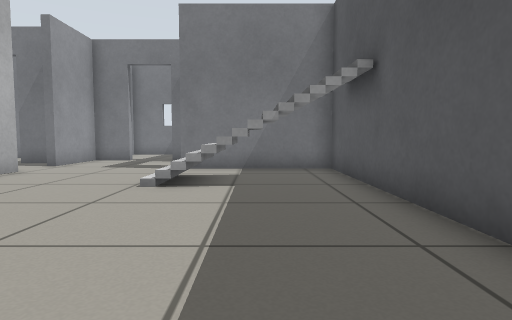
view 1 (above)

16 first-person views from a walk through a robot-simulator world made for Gazebo. The camera is 0.5 m above the floor, tilts 4° down and sees 75° across. Floor lines are 1 m apart. The floor is counted in squares, 0.5 m on a side. Each view is taken from the middle of a square. On the plan, view 1 faces up. The plan holds only what a view shows up to about 12 squares ahead; the rest is blank. Robots are left out. Some stock models are drawn as simple stand-ins.

view 2
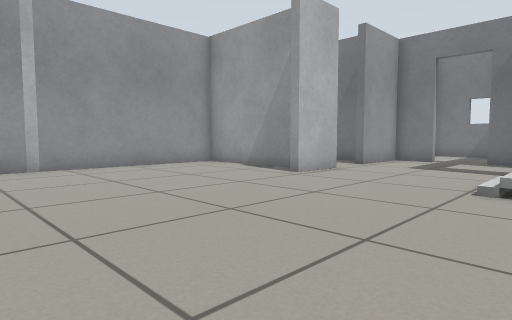

view 3
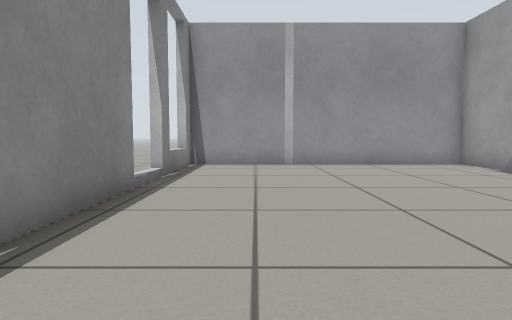

view 4
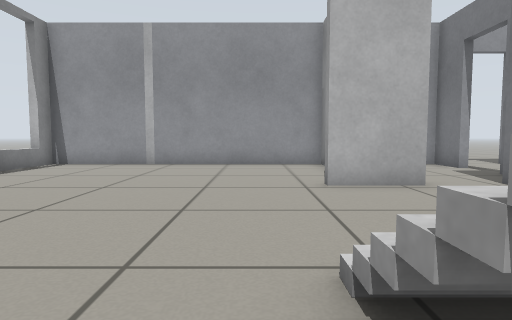

view 5
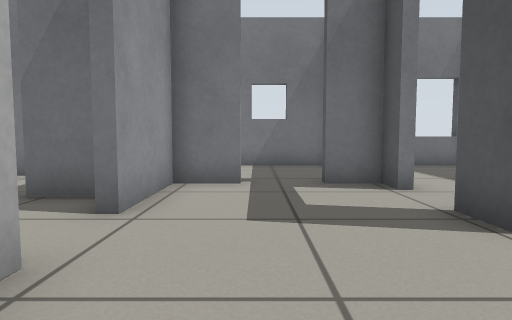

view 6
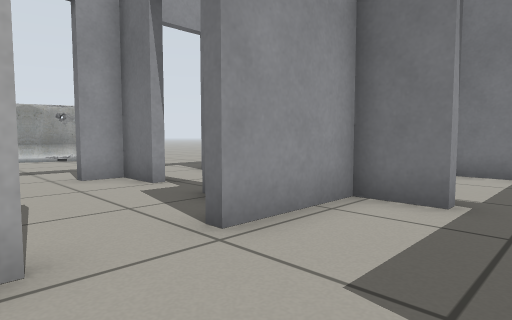

view 7
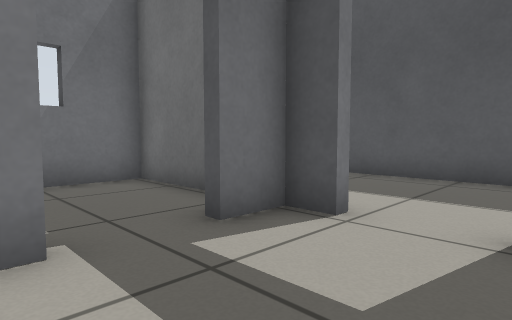

view 8
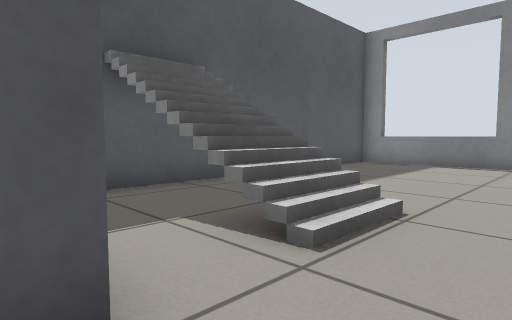

view 9
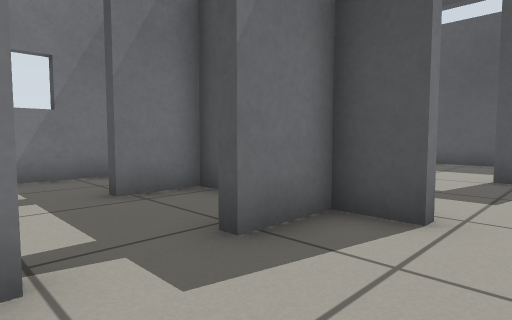

view 10
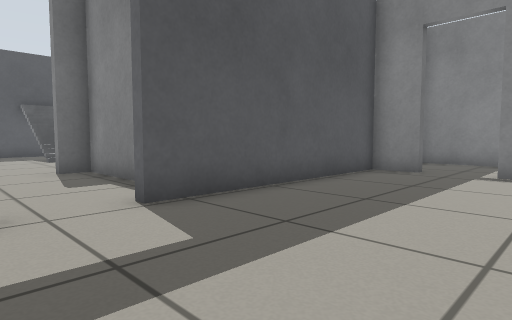

view 11
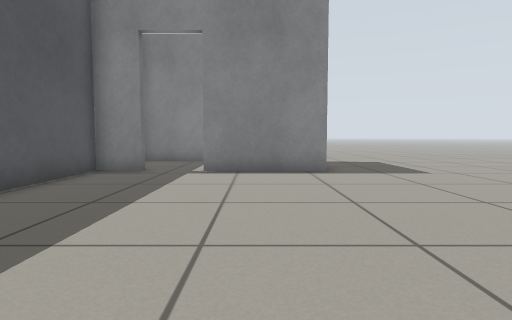

view 12
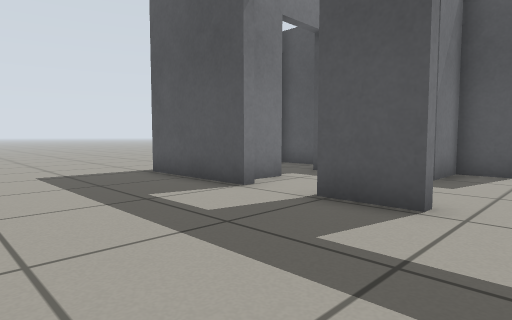

view 13
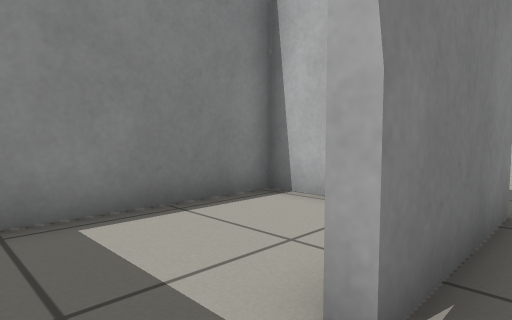

view 14
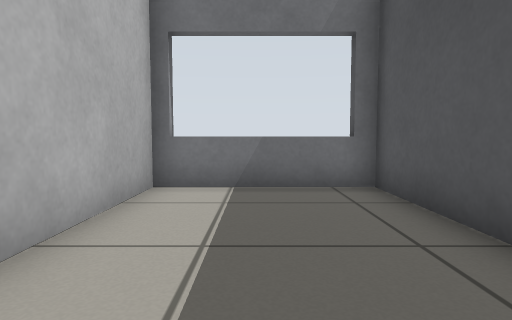

view 15
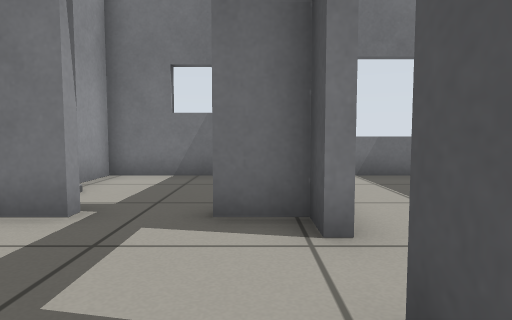

view 16
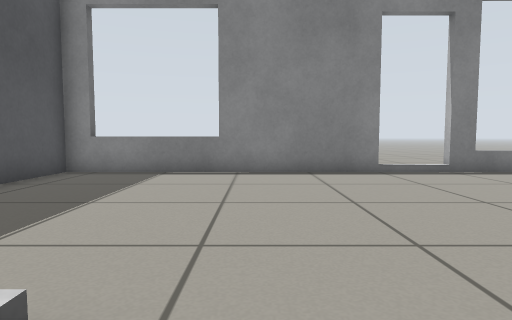

### Floor plan
Ten units are one square. View 1 is at (0, 0); x grows to the right and y downward. Boxes are objects, and circles mark ways between rooms. Rooms are numbered by the first view taken in them; rooms with no view inside come last. Other rooms are left out.
<svg viewBox="-196 -194 225 217">
<path fill="none" stroke="#000" d="M-78 -84 -120 -84 -120 14 -84 14M-68 -95 -68 -74M-99 -87 -71 -87M-71 -112 -71 -125 -88 -125M-65 14 24 14 24 -104 -23 -104 -23 -115M-23 -131 -23 -141 -36 -141M-52 -141 -68 -141 -68 -112M-106 -125 -120 -125 -120 -115M-124 -114 -124 -132M-124 -150 -124 -189M-138 -23 -124 -23 -124 -97M-191 -23 -154 -23M-114 12 -114 18M-84 14 -84 18M16 18 16 12M24 -120 24 -185 -20 -185 -20 -145M-23 -160 -23 -185 -68 -185 -68 -170M-188 0 -188 14 -130 14M-105 -155 -116 -155M-71 -149 -71 -155 -89 -155M-76 -185 -96 -185"/>
<circle cx="-120" cy="-105" r="3" fill="#2a7"/>
<circle cx="-75" cy="10" r="3" fill="#2a7"/>
<circle cx="-20" cy="-125" r="3" fill="#2a7"/>
<circle cx="-45" cy="-140" r="3" fill="#2a7"/>
<circle cx="-95" cy="-130" r="3" fill="#2a7"/>
<circle cx="-145" cy="-20" r="3" fill="#2a7"/>
<circle cx="-120" cy="-145" r="3" fill="#2a7"/>
<circle cx="-95" cy="-160" r="3" fill="#2a7"/>
<text x="-50" y="-60">1</text>
<text x="-160" y="-90">2</text>
<text x="0" y="-150">3</text>
<text x="-50" y="-170">4</text>
<text x="-160" y="-10">5</text>
<text x="-100" y="-150">6</text>
<text x="-100" y="-180">7</text>
</svg>
Room 1 opens to room 2. Room 1 opens to room 3. Room 1 opens to room 4. Room 1 opens to room 6. Room 2 opens to room 5. Room 2 opens to room 6. Room 6 opens to room 7.

Where each view was taken, in squares from view 1:
view 1: 0 up, 0 right, facing up
view 2: 0 up, 1 left, facing up-left
view 3: 1 up, 0 right, facing left
view 4: 6 up, 0 right, facing left
view 5: 7 up, 5 left, facing up
view 6: 9 up, 4 left, facing up-left
view 7: 11 up, 6 left, facing up-right
view 8: 11 up, 4 left, facing down-right
view 9: 10 up, 11 left, facing up-right
view 10: 12 up, 17 left, facing down-right
view 11: 12 up, 17 left, facing down
view 12: 10 up, 17 left, facing up-right
view 13: 3 up, 14 left, facing down-left
view 14: 12 up, 0 right, facing up
view 15: 10 up, 3 left, facing up
view 16: 8 up, 3 left, facing down
